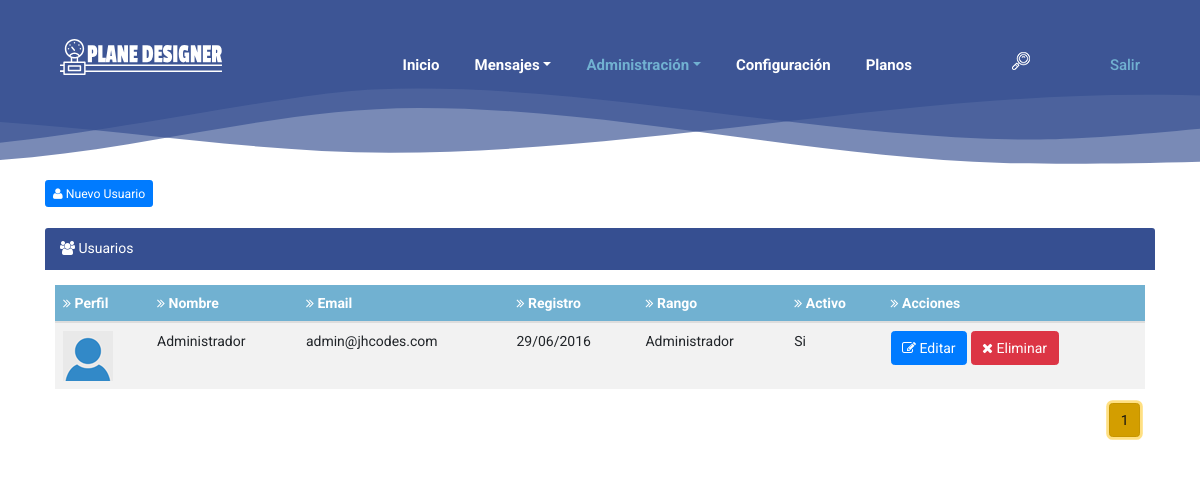
Screenshot of /php/sau-admin/users.php (signed in) with the database file from the repository.
### tables this page shows
CREATE TABLE IF NOT EXISTS `usuarios` (
  `idusuario` int(11) NOT NULL,
  `nombre` varchar(250) DEFAULT NULL,
  `apellido` varchar(250) DEFAULT NULL,
  `profile` varchar(250) DEFAULT NULL,
  `email` varchar(100) DEFAULT NULL,
  `password` varchar(250) DEFAULT NULL,
  `registro` date DEFAULT NULL,
  `permalink` varchar(250) DEFAULT NULL,
  `activo` int(11) DEFAULT NULL,
  `ranker` int(11) DEFAULT NULL
);

### php/sau-admin/adm.functions.php (the view, shortened to what this page needs)
<?php
class Conexion {
    private static $instancia;
    private $dbh;
    private function __construct() {
        try {
            $this->dbh = new PDO('mysql:host='.HOST.';dbname='.DBNAME, DBUSER, DBPASSWORD);
            $this->dbh->exec("SET CHARACTER SET utf8");
        } catch (PDOException $e) {
            print "Error!: " . $e->getMessage();
            die();
        }
    }
    public function prepare($sql) {
        return $this->dbh->prepare($sql);
    }
    public static function singleton_conexion() {
        if (!isset(self::$instancia)) {
            self::$instancia = new $miclase;
        }
       return self::$instancia;
    }
}
function getpreference($iduser){
    $conexion = Conexion::singleton_conexion();
    $SQL = "SELECT * FROM preferiences WHERE usuario = :usuario LIMIT 1";
    $sentence = $conexion -> prepare($SQL);
    $sentence -> bindParam(':usuario',$iduser, PDO::PARAM_STR);
    $sentence ->execute();
    $results = $sentence -> fetchAll();
    if (empty($results)) {
        getstyle(1);
    }else{
        foreach ($results as $key){
            saulanger($key['lang']);
            getstyle($key['theme']);
        }
    }
}
function getstyle($style){
    if($style == 1){
        echo'<link href="css/custom/sau-default.css" rel="stylesheet">';
    }elseif ($style == 2) {
        echo'<link href="css/custom/sau-blue.css" rel="stylesheet">';
    }elseif ($style == 3) {
        echo'<link href="css/custom/sau-black.css" rel="stylesheet">';
    }elseif ($style == 4) {
        echo'<link href="css/custom/sau-gray.css" rel="stylesheet">';
    }elseif ($style == 5) {
        echo'<link href="css/custom/sau-red.css" rel="stylesheet">';
    }
}
function userstableadm($page){
    $conexion = Conexion::singleton_conexion();
    $RowCount = "SELECT * FROM usuarios";
    $counsentence = $conexion -> prepare($RowCount);
    $counsentence -> execute();
    $cuantos = $counsentence -> rowCount();
    $resultados = 10;
    $totalpaginas = ceil($cuantos / $resultados);
    $articuloInicial = ($page - 1) * $resultados;
    if ($page == 1) {
        $SQL = "SELECT * FROM usuarios LIMIT 10";
        $paginaActual = 1;
    }else{
        $SQL = "SELECT * FROM usuarios LIMIT ".$articuloInicial.", ".$resultados."";
        $paginaActual = $page;
    }
    $sentence = $conexion -> prepare($SQL);
    $sentence -> bindParam(':estado', $estadoid, PDO::PARAM_INT);
    $sentence -> execute();
    $results = $sentence -> fetchAll();
    if (!empty($results)){
        echo'
        <table class="table table-striped">
        <thead class="messages-table-header">
        <tr>
        <th><i class="fa fa-angle-double-right"></i> Perfil</th>
        <th><i class="fa fa-angle-double-right"></i> Nombre</th>
        <th><i class="fa fa-angle-double-right"></i> Email</th>
        <th><i class="fa fa-angle-double-right"></i> Registro</th>
        <th><i class="fa fa-angle-double-right"></i> Rango</th>
        <th><i class="fa fa-angle-double-right"></i> Activo</th>
        <th><i class="fa fa-angle-double-right"></i> Acciones</th>
        </tr>
        </thead>
        <tbody>
        ';
        foreach ($results as $key){
            $fecha = str_replace('-', '/', date("d-m-Y", strtotime($key['registro'])));
            if ($key['profile'] == 1){
                $profile = '<img class="profileimgtableadmin" src="img/profile-small.png" >';
            }else{
                $profile = '<img class="profileimgtableadmin" src="'.str_replace('normal', 'small', $key['profile']).'" >';
            }
            if ($key['ranker'] == 1){
                $rango = 'Usuario';
            }else{
                $rango = 'Administrador';
            }
            if ($key['activo'] == 1){
                $activo = 'No';
            }else{
                $activo = 'Si';
            }
            echo '
            <tr id="trusuario'.$key['idusuario'].'">
            <td>
            '.$profile.'
            </td>
            <td>'.$key['nombre'].' '.$key['apellido'].'</td>
            <td>'.$key['email'].'</td>
            <td>'.$fecha.'</td>
            <td>'.$rango.'</td>
            <td>'.$activo.'</td>
            <td>
            <button data-id="'.$key['idusuario'].'" class="edituser btn btn-xs btn-primary"><i class="fa fa-pencil-square-o"></i> Editar</button>
            <button data-id="'.$key['idusuario'].'" class="deleteuser btn btn-xs btn-danger"><i class="fa fa-times"></i> Eliminar</button>
            </td>
            </tr>
            ';
        }
        echo'
        </tbody>
        </table>
        ';
    }
    echo'
    <p></p>
    <div class="col-md-12 text-right" style="margin-top: 0px;margin-bottom: 10px;padding: 0px 5px;">
    <div class="btn-group" role="group" >
    ';
    for ($i=1; $i <= $totalpaginas; $i++) {
        if($i == $paginaActual){
            echo '<a class="btn btn-warning active">'.$i.'</a>';
        }elseif($i == 1){
            echo '<a class="btn btn-warning" href="usuarios?page='.$i.'"><i class="glyphicon glyphicon-chevron-left"></i><i class="glyphicon glyphicon-chevron-left"></i> </a>';
        }elseif ($i == $totalpaginas) {
            echo '<a class="btn btn-warning" rel="nofollow" href="usuarios?page='.$i.'"><i class="glyphicon glyphicon-chevron-right"></i><i class="glyphicon glyphicon-chevron-right"></i> </a>';
        }elseif ($i >= $paginaActual && $i <= $paginaActual + 2) {
            echo '<a class="btn btn-warning" rel="nofollow" href="usuarios?page='.$i.'">'.$i.'</a>';
        }elseif ($i >= $paginaActual && $i <= $paginaActual + 3) {
            echo '<a class="btn btn-warning" rel="nofollow" href="usuarios?page='.$i.'">'.$i.'</a>';
        }elseif ($i >= $paginaActual && $i <= $paginaActual + 4) {
            echo '<a class="btn btn-warning" rel="nofollow" href="usuarios?page='.$i.'">'.$i.'</a>';
        }elseif ($i == $paginaActual - 1 ){
            echo '<a class="btn btn-warning" rel="nofollow" href="usuarios?page='.$i.'"><i class="glyphicon glyphicon-chevron-left"></i></a>';
        }elseif ($i == $paginaActual + 5 ){
            echo '<a class="btn btn-warning" rel="nofollow" href="usuarios?page='.$i.'"><i class="glyphicon glyphicon-chevron-right"></i></a>';
        }
    }
    echo'
    </div>
    </div>
    ';
}

### php/css/sau.css (style rules this page uses)
a,a:hover,a:focus,a:active { text-decoration: none; }
a,button { -moz-transition: all .2s ease-in; -o-transition: all .2s ease-in; -webkit-transition: all .2s ease-in; transition: all .2s ease-in; }
.table { margin-bottom: 0px; }

### php/css/style.css (style rules this page uses)
* { margin: 0; padding: 0; }
body, html { font-family: 'Roboto', sans-serif; }
a, a:hover, a:focus, a:active { font-weight: 700; text-decoration: none; -webkit-transition-duration: 500ms; transition-duration: 500ms; }
img { max-width: 100%; height: auto; }

### php/css/custom/sau-default.css (style rules this page uses)
html { font-size: 14px; }
.messages-table-header { background: #71B1D1; color: #FFF; }

### rows the page displays
usuarios: nombre "Administrador", email "admin@jhcodes.com", registro "29/06/2016", ranker "Administrador", activo "Si"

### other values shown
SAULANG1 "Inicio"
SAULANG3 "Mensajes"
SAULANGA "Administración"
SAULANG4 "Configuración"
SAULANG2 "Salir"
